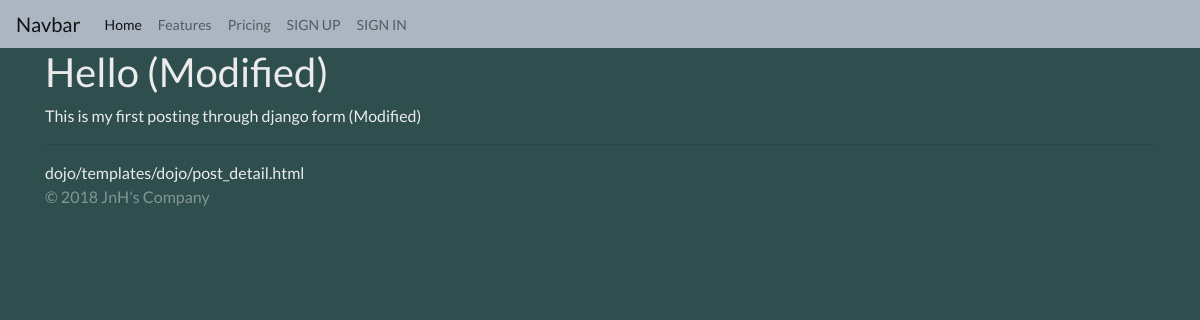
/dojo/1/, run on the app's committed database.
### dojo/models.py (models this page shows)
class Post(models.Model):
    title = models.CharField(max_length=100, validators=[min_length_3_validator])
    content = models.TextField()
    user_agent = models.CharField(max_length=200)
    ip = models.CharField(max_length=20)
    created_at = models.DateTimeField(auto_now_add=True)
    updated_at = models.DateTimeField(auto_now=True)

### blog/context_processors.py (called while the page is built)
def blog(request):
    return {
        'current_datetime': timezone.now()
    }

### dojo/templates/dojo/post_detail.html
{% extends 'dojo/layout.html' %}
{% block content %}
<div class="container">
<div class="row">
<div class="col-md-12">
    <h1>{{ post.title }}</h1>
    {{ post.content|linebreaks }}
    <hr/>
    dojo/templates/dojo/post_detail.html
</div>
</div>
</div>
{% endblock %}

### start_django/static/style.css (style rules this page uses)
body { background-color: darkslategrey }

### data on the page
Post: title "Hello (Modified)", content "This is my first posting through django form (Modified)"
